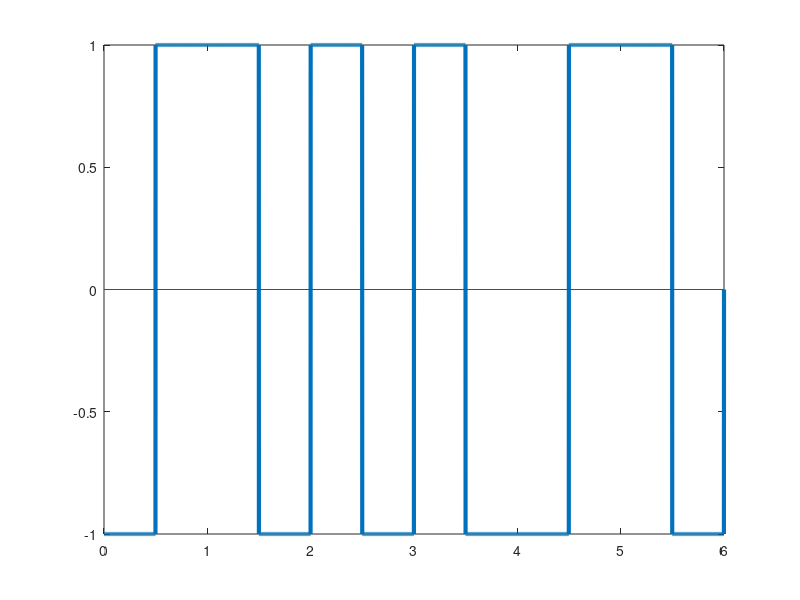

MATLAB code for this plot: (Note: this script raises an error after producing the figure.)
bits = [0 1 0 0 1 1];
bitrate = 1;
n = 1000;
T = length(bits)/bitrate;
N = n*length(bits);
dt = T/N;
t = 0:dt:T;
x = zeros(1,length(t));
lastbit = 1;
for i=1:length(bits)
  if bits(i)==0
    x((i-1)*n+1:(i-1)*n+n/2) = -lastbit;
    x((i-1)*n+n/2:i*n) = lastbit;
  else
    x((i-1)*n+1:(i-1)*n+n/2) = lastbit;
    x((i-1)*n+n/2:i*n) = -lastbit;
    lastbit = -lastbit;
  end
end
  
plot(t, x, 'Linewidth', 3);
hold on;
plot(xlim, [0 0], '-r')
hold off;
ax = gca;
ax.XGrid = 'on';
ax.YGrid = 'off';
ax.GridAlpha = 0.5;
title('Differential Manchester');

counter = 0;
lastbit = 1;
for i = 1:length(t)
  if t(i)>counter
    counter = counter + 1;
    if x(i)==lastbit
      result(counter) = 1;
      lastbit = -lastbit;
    else result(counter) = 0;
    end
  end
end

disp(result);